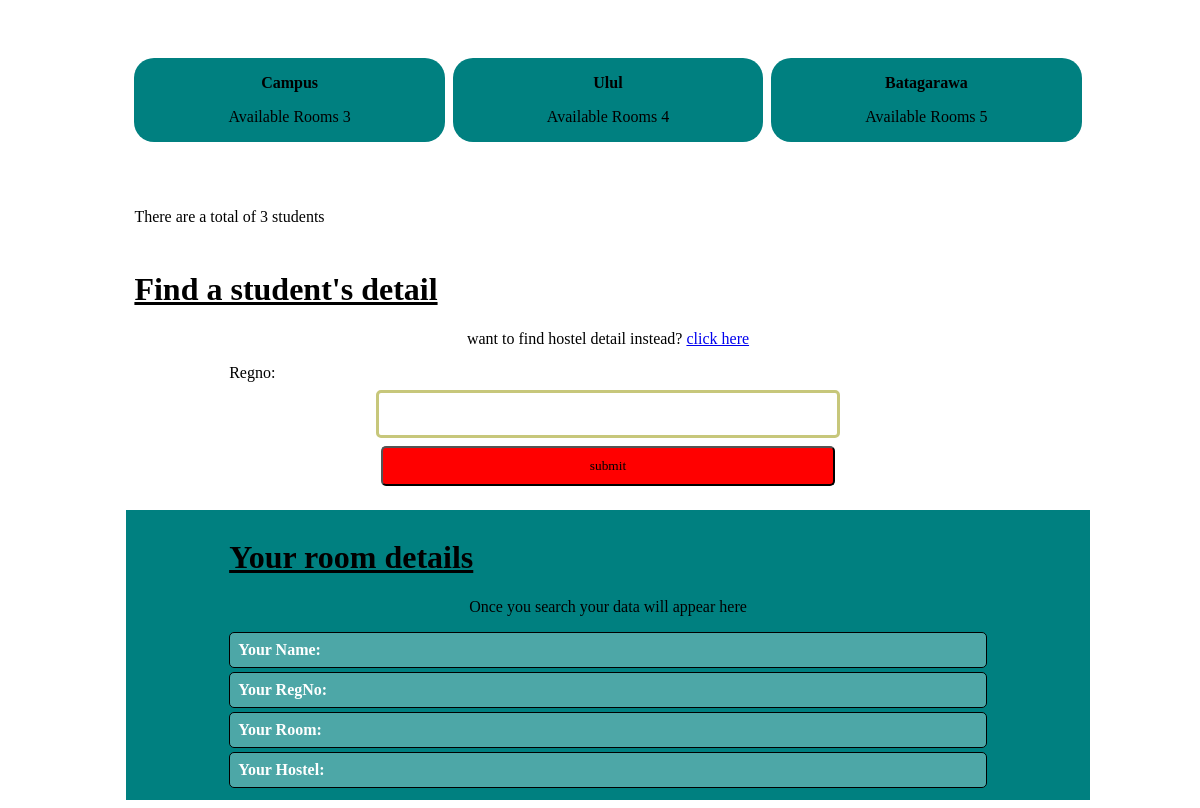
The page /search/ on the database as committed earlier.
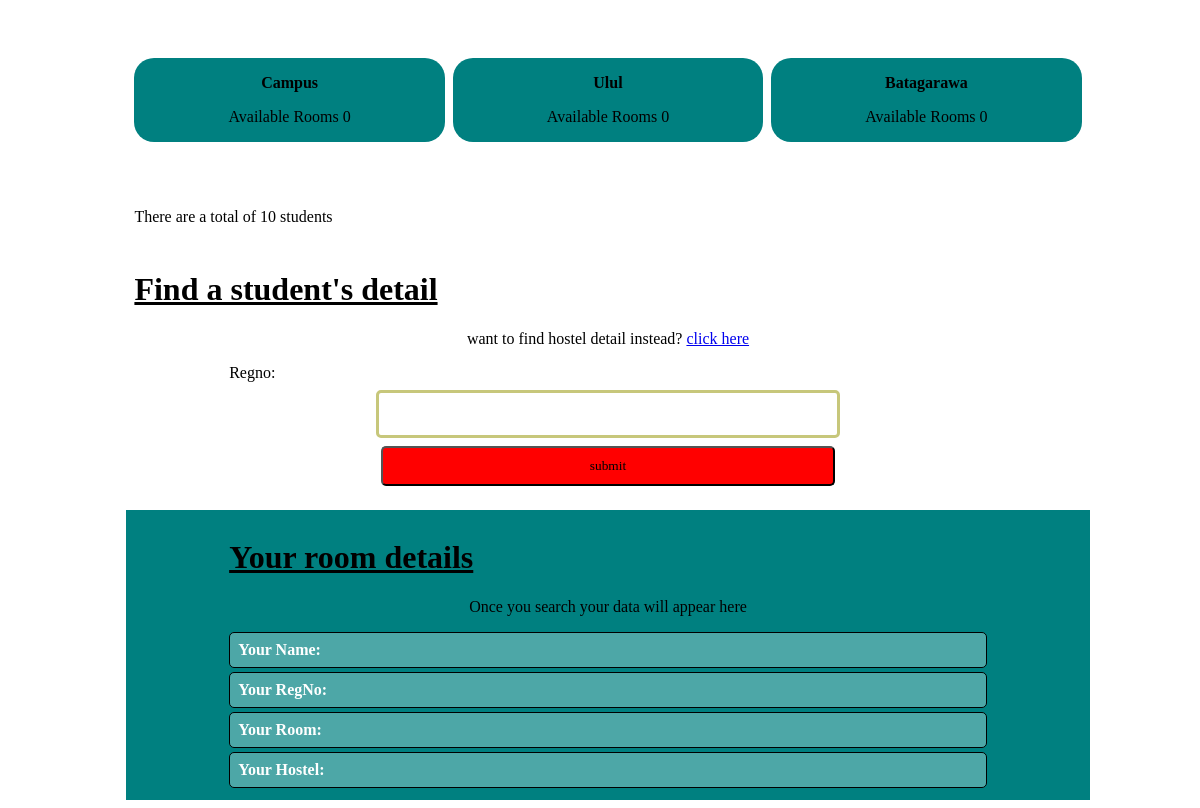
The same page on the database as committed later.
### app/models.py (models this page shows, shortened)
class Hostel(models.Model):
    hostel_id = models.IntegerField()
    name = models.TextField(default='')
    gender = models.CharField(max_length=1)
    rooms = models.IntegerField(default=0)
    room_size = models.IntegerField(default=0)
    roomBaseSize = models.IntegerField(default=0)

### app/views.py (the view, shortened to what this page needs)
# urls.py: path('search/', views.search, name='search'),
def search(request):
    link = render(request, 'blog/hostelOccupancy.html')
    form = SearchForm
    context = {
        'hostel_list': hostel_list,
        'form': form,
        'numStudentsTotal': totalNumberStudents()
    }
    return render(request, 'blog/search.html', context)

### app/actions.py (called while the page is built)
def totalNumberStudents():
    n = Student.objects.all()
    c = 0
    total = len(n)
    return total

### app/templates/blog/hostelOccupancy.html (shortened to what this page needs)
{% extends "blog/base.html" %}

### app/templates/blog/search.html (shortened to what this page needs)
{% extends "blog/base.html" %}
{% block content%}
    <div class="section col">
        {% for hostel in hostel_list %}
            <div class="card">
                <p> <b>{{ hostel.name }}</b> </p>
                <p> Available Rooms {{ hostel.rooms }}</br> </p>
            </div>
        {% endfor %}
    </div>
    <div class="section">
        There are a total of {{ numStudentsTotal }} students
    </div>
    <div class="section bg">
        <h1>Find a student's detail</h1>
        <p>want to find hostel detail instead? <a href="/hostelOccupancy/" target="" rel="noopener noreferrer">click here</a></p>
        <form action="" method="post">
            {{ form }}
            {% if form %}
                <input type="submit" value="submit">
            {% endif %}
        </form>
    </div>
    <div class="section teal">
        <div class="container">
                <h1>Your room details</h1>
                <p>Once you search your data will appear here</p>
                <div class="detail"> <b>Your Name:</b> {{ pullSearchName }} </div>
                <div class="detail"> <b>Your RegNo:</b> {{ pullSearchRegNo }} </div>
                <div class="detail"> <b>Your Room:</b> {{ pullSearchRoom }} </div>
                <div class="detail"> <b>Your Hostel:</b> {{ pullSearchHostel }} </div>
        </div>
    </div>
{% endblock content %}

Rows that differ between the two databases and show on the page:
changed Hostel "Campus": rooms "3" → "0"
changed Hostel "Ulul": rooms "4" → "0"
changed Hostel "Batagarawa": rooms "5" → "0"
Other text that changed with them:
{{ numStudentsTotal }}: "3" → "10"
